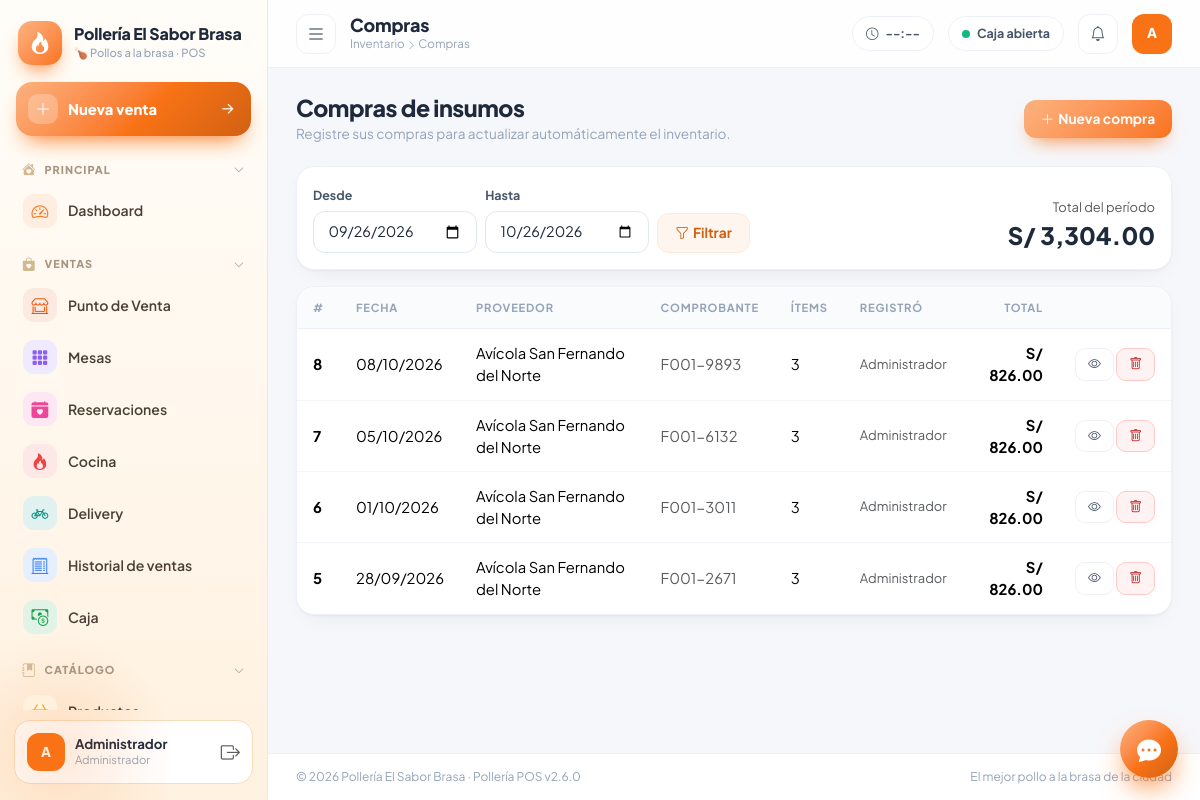
The app's page /index.php?r=compras/index (signed in) with its own data.
### tables this page shows
CREATE TABLE IF NOT EXISTS `compras` (
  `id` int unsigned NOT NULL AUTO_INCREMENT,
  `proveedor_id` int unsigned DEFAULT NULL,
  `usuario_id` int unsigned DEFAULT NULL,
  `fecha` date NOT NULL,
  `comprobante` varchar(40) DEFAULT NULL,
  `total` decimal(12,2) NOT NULL DEFAULT '0.00',
  `notas` varchar(250) DEFAULT NULL,
  `created_at` timestamp NOT NULL DEFAULT CURRENT_TIMESTAMP,
  PRIMARY KEY (`id`),
  KEY `fk_comp_prov` (`proveedor_id`),
  CONSTRAINT `fk_comp_prov` FOREIGN KEY (`proveedor_id`) REFERENCES `proveedores` (`id`) ON DELETE SET NULL
);

CREATE TABLE IF NOT EXISTS `proveedores` (
  `id` int unsigned NOT NULL AUTO_INCREMENT,
  `ruc` varchar(20) DEFAULT NULL,
  `razon_social` varchar(150) NOT NULL,
  `contacto` varchar(100) DEFAULT NULL,
  `telefono` varchar(30) DEFAULT NULL,
  `email` varchar(120) DEFAULT NULL,
  `direccion` varchar(200) DEFAULT NULL,
  `estado` tinyint(1) NOT NULL DEFAULT '1',
  PRIMARY KEY (`id`)
);

CREATE TABLE IF NOT EXISTS `usuarios` (
  `id` int unsigned NOT NULL AUTO_INCREMENT,
  `rol_id` int unsigned NOT NULL,
  `nombre` varchar(100) NOT NULL,
  `usuario` varchar(50) NOT NULL,
  `clave` varchar(255) NOT NULL,
  `email` varchar(120) DEFAULT NULL,
  `telefono` varchar(30) DEFAULT NULL,
  `avatar` varchar(255) DEFAULT NULL,
  `estado` tinyint(1) NOT NULL DEFAULT '1',
  `ultimo_acceso` datetime DEFAULT NULL,
  `created_at` timestamp NOT NULL DEFAULT CURRENT_TIMESTAMP,
  PRIMARY KEY (`id`),
  UNIQUE KEY `uq_usuario` (`usuario`),
  KEY `fk_usr_rol` (`rol_id`),
  CONSTRAINT `fk_usr_rol` FOREIGN KEY (`rol_id`) REFERENCES `roles` (`id`)
);

### core/Controller.php (called while the page is built, shortened)
<?php
abstract class Controller
{
    protected string $module = '';
    protected function view(string $view, array $data = [], string $layout = 'layouts/main'): void
    {
        $data += ['title' => APP_NAME, 'module' => $this->module, 'useCharts' => false];
        extract($data, EXTR_SKIP);
        require BASE_PATH . '/app/views/' . $view . '.php';
    }
}

### app/controllers/ComprasController.php (called while the page is built, shortened)
<?php
class ComprasController extends Controller
{
    public function indexAction(): void
    {
        $desde = preg_match('/^\d{4}-\d{2}-\d{2}$/', $_GET['desde'] ?? '') ? $_GET['desde'] : date('Y-m-d', strtotime('-30 days'));
        $hasta = preg_match('/^\d{4}-\d{2}-\d{2}$/', $_GET['hasta'] ?? '') ? $_GET['hasta'] : date('Y-m-d');
        $rows = DB::all('SELECT c.*, p.razon_social AS proveedor, u.nombre AS usuario, (SELECT COUNT(*) FROM compra_detalle d WHERE d.compra_id = c.id) AS items
            FROM compras c LEFT JOIN proveedores p ON p.id = c.proveedor_id LEFT JOIN usuarios u ON u.id = c.usuario_id WHERE c.fecha BETWEEN ? AND ? ORDER BY c.fecha DESC, c.id DESC', [$desde, $hasta]);
        $this->view('compras/index', ['title' => 'Compras', 'rows' => $rows, 'desde' => $desde, 'hasta' => $hasta, 'total' => array_sum(array_column($rows, 'total'))]);
    }
}

### index.php (called while the page is built, shortened)
<?php
$route = $_GET['r'] ?? '';
$parts = explode('/', $route);
$act  = $parts[1] ?? 'index';
$obj = new $class();
$method = $act . 'Action';
try {
    $obj->$method();
} catch (Throwable $e) {
    http_response_code(500);
    if (is_ajax()) {
        header('Content-Type: application/json; charset=utf-8');
        echo json_encode(['ok' => false, 'msg' => APP_DEBUG ? $e->getMessage() : 'Error interno']);
    } else {
        echo '<pre style="padding:20px;font-family:monospace">' . (APP_DEBUG ? e($e->getMessage() . "\n" . $e->getFile() . ':' . $e->getLine()) : 'Error interno del servidor') . '</pre>';
    }
}

### core/helpers.php (called while the page is built, shortened)
<?php
function e($v): string { return htmlspecialchars((string)$v, ENT_QUOTES, 'UTF-8'); }
function url(string $route = 'dashboard/index', array $params = []): string
{
    return BASE_URL . '/index.php?' . http_build_query(array_merge(['r' => $route], $params));
}
function cfg(string $key, $default = '') { return Setting::get($key, $default); }
function num($n, ?int $dec = null): string
{
    $dec ??= (int)cfg('decimales', 2);
    return number_format((float)$n, $dec, cfg('sep_decimal', '.'), cfg('sep_miles', ','));
}
function money($n, bool $symbol = true): string
{
    $s = num($n);
    $sym = cfg('moneda_simbolo', 'S/');
    return cfg('moneda_posicion', 'antes') === 'despues' ? $s . ' ' . $sym : $sym . ' ' . $s;
}
function fdate($d, bool $time = false): string
{
    $ts = strtotime($d);
    $fmt = cfg('formato_fecha', 'd/m/Y');
    return date($time ? $fmt . ' H:i' : $fmt, $ts);
}

### core/Setting.php (called while the page is built, shortened)
<?php
class Setting
{
    private static ?array $cache = null;
    public static function load(bool $force = false): void
    {
        if (self::$cache === null || $force) {
            self::$cache = [];
            foreach (DB::all('SELECT clave, valor FROM configuraciones') as $r) {
                self::$cache[$r['clave']] = $r['valor'];
            }
        }
    }
    public static function get(string $key, $default = '')
    {
        return array_key_exists($key, self::$cache) && self::$cache[$key] !== null ? self::$cache[$key] : $default;
    }
}

### core/DB.php (called while the page is built, shortened)
<?php
class DB
{
    private static ?PDO $pdo = null;
    public static function pdo(): PDO
    {
        if (self::$pdo === null) {
            $dsn = 'mysql:host=' . DB_HOST . ';port=' . DB_PORT . ';dbname=' . DB_NAME . ';charset=utf8mb4';
            self::$pdo = new PDO($dsn, DB_USER, DB_PASS, [
                PDO::ATTR_ERRMODE            => PDO::ERRMODE_EXCEPTION,
                PDO::ATTR_DEFAULT_FETCH_MODE => PDO::FETCH_ASSOC,
                PDO::ATTR_EMULATE_PREPARES   => false,
            ]);
            self::$pdo->exec("SET time_zone = '" . date('P') . "'");
        }
        return self::$pdo;
    }
    public static function q(string $sql, array $p = []): PDOStatement
    {
        $st = self::pdo()->prepare($sql);
        $st->execute($p);
        return $st;
    }
    public static function all(string $sql, array $p = []): array { return self::q($sql, $p)->fetchAll(); }
}

### core/Auth.php (called while the page is built, shortened)
<?php
class Auth
{
    public static function user(): ?array { return $_SESSION['user'] ?? null; }
    public static function isAdmin(): bool { return (self::user()['permisos'] ?? '') === '*'; }
}

### app/views/compras/index.php (the view, shortened to what this page needs)
<div class="page-head">
  <div><h2>Compras de insumos</h2><p>Registre sus compras para actualizar automáticamente el inventario.</p></div>
  <a href="<?= e(url('compras/nueva')) ?>" class="btn btn-brand"><i class="bi bi-plus-lg me-1"></i>Nueva compra</a>
</div>
<form class="card-soft p-3 mb-3 d-flex gap-2 align-items-end flex-wrap" method="get">
  <div><label class="form-label">Desde</label><input type="date" class="form-control" name="desde" value="<?= e($desde) ?>"></div>
  <div><label class="form-label">Hasta</label><input type="date" class="form-control" name="hasta" value="<?= e($hasta) ?>"></div>
  <button class="btn btn-soft"><i class="bi bi-funnel me-1"></i>Filtrar</button>
  <div class="ms-auto text-end"><div class="small text-muted">Total del período</div><div class="fw-800 fs-4"><?= e(money($total)) ?></div></div>
</form>
<div class="card-soft"><div class="table-wrap"><table class="table table-modern">
  <thead><tr><th>#</th><th>Fecha</th><th>Proveedor</th><th>Comprobante</th><th>Ítems</th><th>Registró</th><th class="text-end">Total</th><th></th></tr></thead><tbody>
  <?php foreach ($rows as $r): ?>
    <tr><td class="fw-bold"><?= (int)$r['id'] ?></td><td><?= e(fdate($r['fecha'])) ?></td><td><?= e($r['proveedor'] ?: '—') ?></td><td class="text-muted"><?= e($r['comprobante'] ?: '—') ?></td><td><?= (int)$r['items'] ?></td><td class="small text-muted"><?= e($r['usuario']) ?></td><td class="text-end fw-bold"><?= e(money($r['total'])) ?></td>
      <td class="text-end text-nowrap"><a class="btn btn-ghost btn-sm" href="<?= e(url('compras/ver', ['id' => $r['id']])) ?>"><i class="bi bi-eye"></i></a>
        <?php if (Auth::isAdmin()): ?><form method="post" action="<?= e(url('compras/eliminar')) ?>" class="d-inline" data-confirm="Se eliminará la compra y se revertirá el stock ingresado." data-danger="1" data-btn="Eliminar"><?= csrf_field() ?><input type="hidden" name="id" value="<?= (int)$r['id'] ?>"><button class="btn btn-danger-soft btn-sm"><i class="bi bi-trash"></i></button></form><?php endif; ?></td></tr>
  <?php endforeach; ?>
  </tbody></table></div></div>

### assets/css/app.css (style rules this page uses)
:root { --brand:#F97316; --brand-600:color-mix(in srgb,var(--brand) 84%,#000); --brand-300:color-mix(in srgb,var(--brand) 55%,#fff); --brand-100:color-mix(in srgb,var(--brand) 16%,#fff); --brand-50:color-mix(in srgb,var(--brand) 7%,#fff); --ink:#1E293B; --ink-2:#475569; --muted:#94A3B8; --bg:#F6F7FB; --card:#fff; --line:#EDF0F6; --ok:#10B981; --info:#3B82F6; --warn:#F59E0B; --bad:#EF4444; --violet:#8B5CF6; --radius:18px; --sidebar-w:268px; --shadow:0 1px 2px rgba(15,23,42,.04),0 8px 24px -12px rgba(15,23,42,.10); --shadow-lg:0 24px 60px -24px rgba(15,23,42,.25); --bs-primary:var(--brand); --bs-body-font-family:'Plus Jakarta Sans',system-ui,-apple-system,'Segoe UI',sans-serif; --bs-body-color:var(--ink); --bs-body-bg:var(--bg); --bs-border-color:var(--line); }
* { -webkit-tap-highlight-color:transparent }
body { font-family:var(--bs-body-font-family);background:var(--bg);color:var(--ink);font-size:.925rem }
a { color:var(--brand-600);text-decoration:none }
.page-head { display:flex;align-items:center;justify-content:space-between;gap:16px;flex-wrap:wrap;margin-bottom:22px }
.page-head h2 { font-size:1.45rem;font-weight:800;letter-spacing:-.02em;margin:0 }
.page-head p { margin:2px 0 0;color:var(--muted);font-size:.85rem }
.card-soft { background:var(--card);border:1px solid var(--line);border-radius:var(--radius);box-shadow:var(--shadow) }
.btn { border-radius:12px;font-weight:700;font-size:.86rem;padding:.55rem 1.05rem }
.btn-sm { padding:.35rem .75rem;font-size:.8rem;border-radius:10px }
.btn-brand { background:linear-gradient(135deg,var(--brand-300),var(--brand));color:#fff;border:0;box-shadow:0 10px 20px -10px var(--brand) }
.btn-soft { background:var(--brand-50);color:var(--brand-600);border:1px solid var(--brand-100) }
.btn-ghost { background:#fff;border:1px solid var(--line);color:var(--ink-2) }
.btn-danger-soft { background:#FEF2F2;color:#B91C1C;border:1px solid #FECACA }
.form-control,.form-select { border-radius:12px;border:1px solid #E2E8F0;padding:.6rem .9rem;font-size:.9rem;background-color:#fff }
.form-label { font-size:.78rem;font-weight:700;color:var(--ink-2);margin-bottom:.35rem }
.table-modern { margin:0;--bs-table-bg:transparent }
.table-modern thead th { font-size:.7rem;text-transform:uppercase;letter-spacing:.07em;color:var(--muted);font-weight:700;border-bottom:1px solid var(--line);background:#FAFBFD;padding:12px 16px;white-space:nowrap }
.table-modern tbody td { padding:13px 16px;border-bottom:1px solid #F3F5FA;vertical-align:middle }
.table-modern tbody tr:last-child td { border-bottom:0 }
.table-wrap { overflow-x:auto;border-radius:var(--radius) }
.fw-800 { font-weight:800 }

### records on screen
compras: id "8", fecha "08/10/2026", proveedor.razon_social "Avícola San Fernando del Norte", comprobante "F001-9893", items "3", usuario.nombre "Administrador", total "S/ 826.00"
compras: id "7", fecha "05/10/2026", proveedor.razon_social "Avícola San Fernando del Norte", comprobante "F001-6132", items "3", usuario.nombre "Administrador", total "S/ 826.00"
compras: id "6", fecha "01/10/2026", proveedor.razon_social "Avícola San Fernando del Norte", comprobante "F001-3011", items "3", usuario.nombre "Administrador", total "S/ 826.00"
compras: id "5", fecha "28/09/2026", proveedor.razon_social "Avícola San Fernando del Norte", comprobante "F001-2671", items "3", usuario.nombre "Administrador", total "S/ 826.00"

### other values on screen
$empresa "Pollería El Sabor Brasa"
$g "PRINCIPAL"
$m[0] "Dashboard"
$g "VENTAS"
$m[0] "Punto de Venta"
$m[0] "Mesas"
$m[0] "Reservaciones"
$m[0] "Cocina"
$m[0] "Delivery"
$m[0] "Historial de ventas"
$m[0] "Caja"
$g "CATÁLOGO"
initials($user['nombre']) "A"
$user['nombre'] "Administrador"
$user['rol'] "Administrador"
